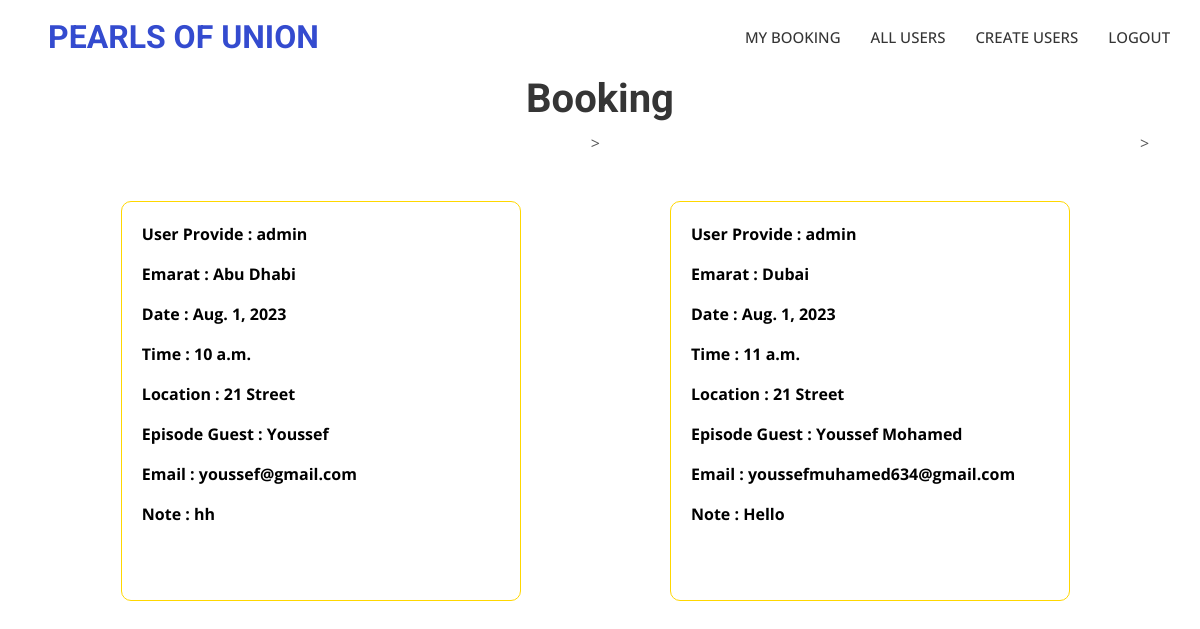
/user_booking/1 (signed in), run on the app's committed database.
### appointment/models.py (models this page shows, shortened)
class Appointment(models.Model):
    Provider_id = models.ForeignKey(User , on_delete=models.SET_NULL, null=True)
    Provider_name = models.CharField(max_length=100)
    Emarat = models.CharField(max_length=50)
    Location = models.CharField(max_length=100)
    Guest = models.CharField(max_length=100)
    Email = models.EmailField(max_length=100)
    Note = models.TextField(max_length=500, blank=True)
    Date = models.DateField()
    Time = models.TimeField(auto_now=False)
    phone = models.CharField(max_length=11)
    class Meta:
        constraints  = [
            models.UniqueConstraint(fields=['Date', 'Time'], name='Date and Time')]

### appointment/views.py (the view)
# urls.py: path('user_booking/<int:id>' , views.view_user_booking , name='user_booking'),
@login_required(login_url='login')
def view_user_booking(request, id):
    if request.user.is_superuser or request.user.id == id:
        data = Appointment.objects.filter(Provider_id=id)
        return render(request, 'all_booking.html', {'data':data} )
    else:
        raise PermissionError

### templates/all_booking.html (shortened to what this page needs)
{% load static %}
<!DOCTYPE html>
<html lang="en">
<head>
    <link href="https://cdnjs.cloudflare.com/ajax/libs/font-awesome/5.10.0/css/all.min.css" rel="stylesheet">
    <link href="https://cdn.jsdelivr.net/npm/bootstrap-icons@1.4.1/font/bootstrap-icons.css" rel="stylesheet">
    <link href="{% static 'lib/animate/animate.min.css' %}" rel="stylesheet">
    <link href="{% static 'css/bootstrap.min.css' %}" rel="stylesheet">
    <link href="{% static 'css/styles_.css' %}" rel="stylesheet">
</head>
<body>
    <nav class="navbar navbar-expand-lg bg-white navbar-light sticky-top p-0">
        <a href="{% url 'index' %}" class="navbar-brand d-flex align-items-center px-4 px-lg-5">
            <h2 class="m-0 text-primary">PEARLS OF UNION</h2>
        </a>
        <div class="collapse navbar-collapse" id="navbarCollapse">
            <div class="navbar-nav ms-auto p-4 p-lg-0">
                {% if user.is_authenticated %}
                <a href="{% url 'user_booking' user.id %}" class="nav-item nav-link">My Booking</a>
                {% if user.is_superuser %}
                <a href="{% url 'user_view' %}" class="nav-item nav-link">All Users</a>
                <a href="{% url 'create_user' %}" class="nav-item nav-link">Create Users</a>
                {% endif %}
                <a href="{% url 'logout' %}" class="dnav-item nav-link">Logout</a>
                {% else %}
                <a href="{% url 'index' %}" class="nav-item nav-link active">Home</a>
                <a href="#about" class="nav-item nav-link">About</a>
                <a href="{% url 'login' %}" class="dnav-item nav-link">Login</a>
                {% endif %}
                </div>
            </div>
    </nav>
    <h1 style="text-align: center;">Booking</h1>
    <div class="container">
        {% for details in data %}
        <div class="box">
                <p>User Provide : {{details.Provider_name}}</p>
                <p>Emarat : {{details.Emarat}} </p>
                <p>Date : {{details.Date}}</p>
                <p>Time : {{details.Time}}</p>
                <p>Location : {{details.Location}}</p>
                <p>Episode Guest : {{details.Guest}}</p>
                <p>Email : {{details.Email}}</p>
                <p>Note : {{details.Note}}</p>
            </div>>
            {% endfor %}
        </div>
</body>
</html>

### project/static/css/styles_.css (style rules this page uses)
:root { --primary: #344bcf; --light: #F5F5F5; --dark: #353535; }
.navbar-light .navbar-nav .nav-link { margin-right: 30px; padding: 25px 0; color: #FFFFFF; font-size: 15px; font-weight: 500; text-transform: uppercase; outline: none; }
.navbar-light .navbar-brand, .navbar-light a.btn { height: 75px; }
.navbar-light .navbar-nav .nav-link { color: var(--dark); font-weight: 500; }
.navbar-light.sticky-top { top: -100px; transition: .5s; }
.container { display: flex; flex-wrap: wrap; justify-content: center; max-width: 1200px; margin: 0 auto; }
.box { background-color: #ddd; border: 1px solid gold; padding: 20px; margin: 70px; border-radius: 10px; width: 400px; height: 400px; background-color: transparent; }
.box p { color: black; font-weight: bold; }

### data on the page
Appointment: Provider_name "admin", Emarat "Abu Dhabi", Date "Aug. 1, 2023", Time "10 a.m.", Location "21 Street", Guest "Youssef", Email "youssef@gmail.com", Note "hh"
Appointment: Provider_name "admin", Emarat "Dubai", Date "Aug. 1, 2023", Time "11 a.m.", Location "21 Street", Guest "Youssef Mohamed", Email "youssefmuhamed634@gmail.com", Note "Hello"
